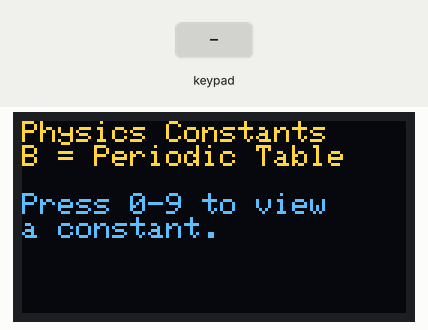
Recording of a sketch running on a simulated ESP32. On the bench: 128×64 one-colour display. Inputs (shaded band) come from the test bench. The OLED is the two-colour kind (top 16 rows yellow).

Above: at 1.2 s.
1.3 s: keypad keys 1 3 1 2 1 4 2 7 A pressed 0.4 s apart
At 1.53 s:
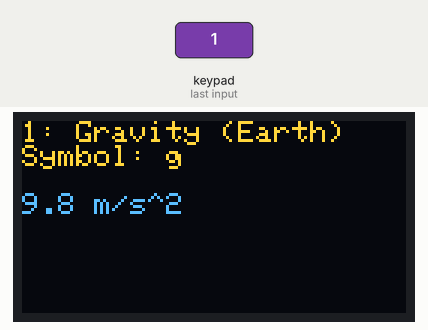
6.4 s: key '5' pressed
At 6.9 s:
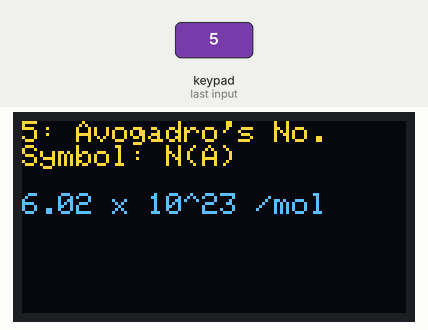
7.9 s: key '6' pressed
At 9.1 s:
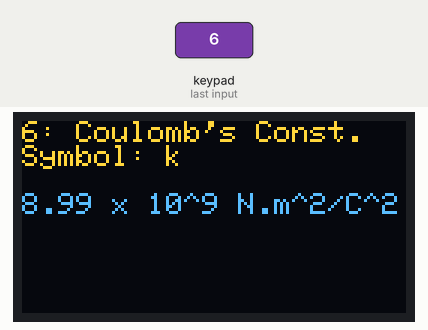
9.4 s: keypad keys 1 3 9 7 2 2 2 2 pressed 0.4 s apart
At 11.9 s:
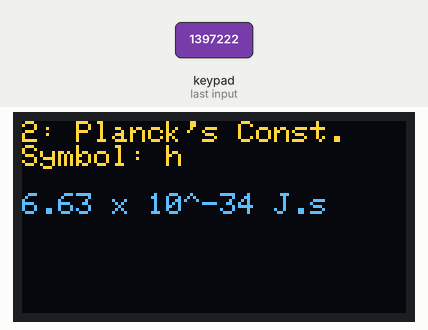
14.1 s: key 'B' pressed
At 15.2 s:
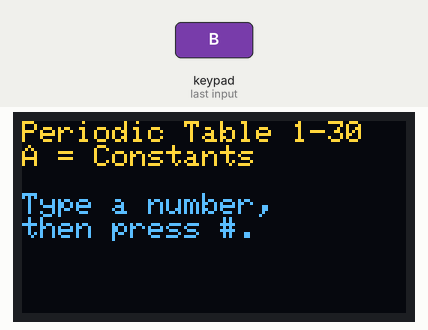
15.6 s: keypad keys 1 3 1 2 1 4 2 7 # pressed 0.4 s apart
At 16.8 s:
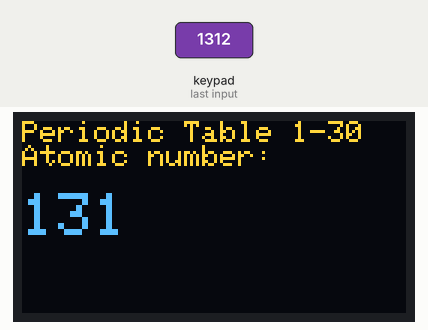
Timing chart, 0 to 18.6 s (numbered marks = the images above; inputs shaded):
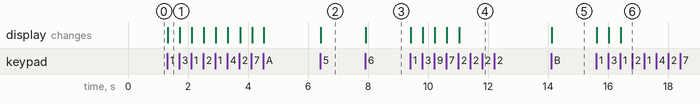

Measured:
- after the input at 1.3 s, the display: changes at once (image 1)
- after the input at 6.4 s, the display: changes at once (image 2)
- after the input at 7.9 s, the display: changes at once (image 3)
- after the input at 9.4 s, the display: first changes at once (image 4 shows a later state)
- after the input at 14.1 s, the display: changes at once (image 5)
- after the input at 15.6 s, the display: first changes at once (image 6 shows a later state)

The sketch:

bonus_2_more_elements.ino
```cpp
// Project 04, Bonus 2 - More Elements
// Elements 1-30. One constant, LAST, controls the size everywhere.
// A: physics constants on keys 0-9.  B: elements 1-20 by atomic number.
// In periodic-table mode, type digits, # = look up, * = clear.

#include <Wire.h>
#include <Adafruit_GFX.h>
#include <Adafruit_SSD1306.h>
#include <Keypad.h>

const byte ROWS = 4;
const byte COLS = 4;
char keys[ROWS][COLS] = {
  {'1', '2', '3', 'A'},
  {'4', '5', '6', 'B'},
  {'7', '8', '9', 'C'},
  {'*', '0', '#', 'D'}
};
byte rowPins[ROWS] = {13, 12, 14, 27};
byte colPins[COLS] = {26, 25, 33, 32};
Keypad keypad = Keypad(makeKeymap(keys), rowPins, colPins, ROWS, COLS);

const int SCREEN_WIDTH  = 128;
const int SCREEN_HEIGHT = 64;
Adafruit_SSD1306 display(SCREEN_WIDTH, SCREEN_HEIGHT, &Wire, -1);

String constantNames[10] = {
  "Speed of Light", "Gravity (Earth)", "Planck's Const.",
  "Electron Charge", "Gas Constant", "Avogadro's No.",
  "Coulomb's Const.", "Boltzmann Const.", "Electron Mass", "Proton Mass"
};
String constantSymbols[10] = {
  "c", "g", "h", "e", "R", "N(A)", "k", "k(B)", "m(e)", "m(p)"
};
String constantValues[10] = {
  "3.0 x 10^8 m/s", "9.8 m/s^2", "6.63 x 10^-34 J.s",
  "1.6 x 10^-19 C", "8.31 J/mol.K", "6.02 x 10^23 /mol",
  "8.99 x 10^9 N.m^2/C^2", "1.38 x 10^-23 J/K", "9.11 x 10^-31 kg",
  "1.67 x 10^-27 kg"
};

const int LAST = 30;             // highest atomic number

String elementNames[LAST + 1] = {
  "", "Hydrogen", "Helium", "Lithium", "Beryllium", "Boron",
  "Carbon", "Nitrogen", "Oxygen", "Fluorine", "Neon",
  "Sodium", "Magnesium", "Aluminium", "Silicon", "Phosphorus",
  "Sulfur", "Chlorine", "Argon", "Potassium", "Calcium",
  "Scandium", "Titanium", "Vanadium", "Chromium", "Manganese",
  "Iron", "Cobalt", "Nickel", "Copper", "Zinc"
};
String elementSymbols[LAST + 1] = {
  "", "H", "He", "Li", "Be", "B",
  "C", "N", "O", "F", "Ne",
  "Na", "Mg", "Al", "Si", "P",
  "S", "Cl", "Ar", "K", "Ca",
  "Sc", "Ti", "V", "Cr", "Mn",
  "Fe", "Co", "Ni", "Cu", "Zn"
};

char mode = 'A';          // 'A' = constants, 'B' = periodic table
String typed = "";

void setup() {
  Serial.begin(115200);
  if (!display.begin(SSD1306_SWITCHCAPVCC, 0x3C)) {
    Serial.println("OLED not found");
  }
  display.setTextColor(SSD1306_WHITE);
  showHome();
}

void loop() {
  char key = keypad.getKey();
  if (!key) return;

  if (key == 'A' || key == 'B') {
    mode = key;
    typed = "";
    showHome();
  } else if (mode == 'A' && key >= '0' && key <= '9') {
    showConstant(key - '0');
  } else if (mode == 'B' && key >= '0' && key <= '9') {
    if (typed.length() < 3) {
      typed += key;
    }
    showTyping();
  } else if (mode == 'B' && key == '*') {
    typed = "";
    showTyping();
  } else if (mode == 'B' && key == '#') {
    lookUpElement(typed.toInt());
    typed = "";
  }
}

void showHome() {
  display.clearDisplay();
  display.setTextSize(1);
  display.setCursor(0, 0);
  if (mode == 'A') {
    display.println("Physics Constants");
    display.println("B = Periodic Table");
    display.setCursor(0, 24);
    display.println("Press 0-9 to view");
    display.println("a constant.");
  } else {
    display.print("Periodic Table 1-");
    display.println(LAST);
    display.println("A = Constants");
    display.setCursor(0, 24);
    display.println("Type a number,");
    display.println("then press #.");
  }
  display.display();
}

void showConstant(int i) {
  display.clearDisplay();
  display.setTextSize(1);
  display.setCursor(0, 0);
  display.print(i);
  display.print(": ");
  display.println(constantNames[i]);
  display.print("Symbol: ");
  display.println(constantSymbols[i]);
  display.setCursor(0, 24);
  display.println(constantValues[i]);   // size 1: long values fit
  display.display();
}

void showTyping() {
  display.clearDisplay();
  display.setTextSize(1);
  display.setCursor(0, 0);
  display.print("Periodic Table 1-");
  display.println(LAST);
  display.println("Atomic number:");
  display.setTextSize(2);
  display.setCursor(0, 24);
  display.println(typed);
  display.display();
}

void lookUpElement(int n) {
  display.clearDisplay();
  display.setTextSize(1);
  display.setCursor(0, 0);
  display.print("Atomic number ");
  display.println(n);
  display.setCursor(0, 24);
  if (n >= 1 && n <= LAST) {
    display.setTextSize(2);
    display.println(elementNames[n]);
    display.setTextSize(1);
    display.print("Symbol: ");
    display.println(elementSymbols[n]);
  } else {
    display.println("Not in this device's");
    display.print("list (1-");
    display.print(LAST);
    display.println(" only).");
  }
  display.display();
}
```
